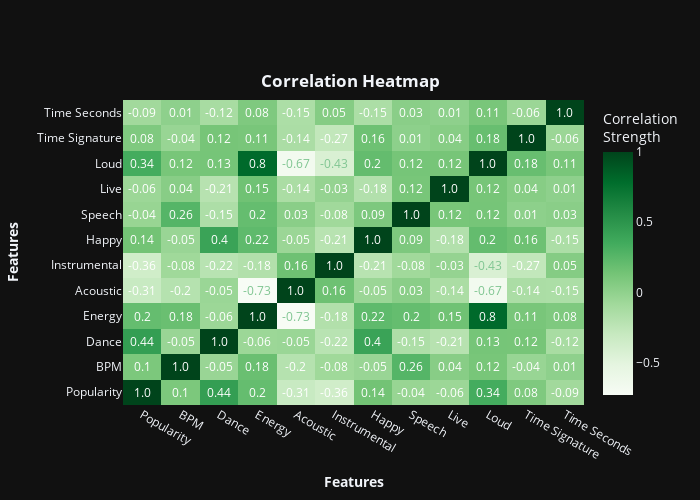

Write notebook code for a chart like this one.
### Markdown cell above
### Correlation Heatmap

### Code cell
import plotly.graph_objects as go

def corr_plot(data):
    # Calculate the correlation matrix
    correlation_matrix = data.corr()

    # Create heatmap using Plotly  
    annotations = []
    for i, row in enumerate(correlation_matrix.values):
        for j, value in enumerate(row):
            font_color = 'white' if value > -0.4 else '#7fc591'  # Set font color based on z value
            annotations.append(dict(x=correlation_matrix.columns[j], y=correlation_matrix.index[i],
                                text=str(round(value, 2)),
                                showarrow=False, font=dict(color=font_color)))

    # Create heatmap using Plotly
    fig = go.Figure(data=go.Heatmap(
                    z=correlation_matrix.values,
                    x=correlation_matrix.columns,
                    y=correlation_matrix.index,
                    colorscale='Greens',  # Choose your preferred colorscale
                    colorbar=dict(title='Correlation<br>Strength<br>')
    ))



    fig.update_layout(
        title=dict(text ='<b>Correlation Heatmap</b>', x=0.5, y=0.85),
        xaxis=dict(title='<b>Features</b>'),
        yaxis=dict(title='<b>Features</b>'),
        annotations=annotations,
        template="plotly_dark",
        height=500,
        width=700,
        hoverlabel=dict(
            bgcolor="#008000")
    )

    return fig

corr_plot(all_songs)

### Figure 1 — Plotly figure (JSON) as saved in the notebook; plotly's stock layout.template omitted (floating-point values rounded to 4 significant figures; data arrays with more than 128 entries replaced by an {"elided": "..."} marker saying what was removed)
{"data": [{"colorbar": {"title": {"text": "Correlation<br>Strength<br>"}}, "colorscale": [[0, "rgb(247,252,245)"], [0.125, "rgb(229,245,224)"], [0.25, "rgb(199,233,192)"], [0.375, "rgb(161,217,155)"], [0.5, "rgb(116,196,118)"], [0.625, "rgb(65,171,93)"], [0.75, "rgb(35,139,69)"], [0.875, "rgb(0,109,44)"], [1, "rgb(0,68,27)"]], "type": "heatmap", "x": ["Popularity", "BPM", "Dance", "Energy", "Acoustic", "Instrumental", "Happy", "Speech", "Live", "Loud", "Time Signature", "Time Seconds"], "y": ["Popularity", "BPM", "Dance", "Energy", "Acoustic", "Instrumental", "Happy", "Speech", "Live", "Loud", "Time Signature", "Time Seconds"], "z": {"elided": "12x12 float values"}}], "layout": {"annotations": [{"font": {"color": "white"}, "showarrow": false, "text": "1.0", "x": "Popularity", "y": "Popularity"}, {"font": {"color": "white"}, "showarrow": false, "text": "0.1", "x": "BPM", "y": "Popularity"}, {"font": {"color": "white"}, "showarrow": false, "text": "0.44", "x": "Dance", "y": "Popularity"}, {"font": {"color": "white"}, "showarrow": false, "text": "0.2", "x": "Energy", "y": "Popularity"}, {"font": {"color": "white"}, "showarrow": false, "text": "-0.31", "x": "Acoustic", "y": "Popularity"}, {"font": {"color": "white"}, "showarrow": false, "text": "-0.36", "x": "Instrumental", "y": "Popularity"}, {"font": {"color": "white"}, "showarrow": false, "text": "0.14", "x": "Happy", "y": "Popularity"}, {"font": {"color": "white"}, "showarrow": false, "text": "-0.04", "x": "Speech", "y": "Popularity"}, {"font": {"color": "white"}, "showarrow": false, "text": "-0.06", "x": "Live", "y": "Popularity"}, {"font": {"color": "white"}, "showarrow": false, "text": "0.34", "x": "Loud", "y": "Popularity"}, {"font": {"color": "white"}, "showarrow": false, "text": "0.08", "x": "Time Signature", "y": "Popularity"}, {"font": {"color": "white"}, "showarrow": false, "text": "-0.09", "x": "Time Seconds", "y": "Popularity"}, {"font": {"color": "white"}, "showarrow": false, "text": "0.1", "x": "Popularity", "y": "BPM"}, {"font": {"color": "white"}, "showarrow": false, "text": "1.0", "x": "BPM", "y": "BPM"}, {"font": {"color": "white"}, "showarrow": false, "text": "-0.05", "x": "Dance", "y": "BPM"}, {"font": {"color": "white"}, "showarrow": false, "text": "0.18", "x": "Energy", "y": "BPM"}, {"font": {"color": "white"}, "showarrow": false, "text": "-0.2", "x": "Acoustic", "y": "BPM"}, {"font": {"color": "white"}, "showarrow": false, "text": "-0.08", "x": "Instrumental", "y": "BPM"}, {"font": {"color": "white"}, "showarrow": false, "text": "-0.05", "x": "Happy", "y": "BPM"}, {"font": {"color": "white"}, "showarrow": false, "text": "0.26", "x": "Speech", "y": "BPM"}, {"font": {"color": "white"}, "showarrow": false, "text": "0.04", "x": "Live", "y": "BPM"}, {"font": {"color": "white"}, "showarrow": false, "text": "0.12", "x": "Loud", "y": "BPM"}, {"font": {"color": "white"}, "showarrow": false, "text": "-0.04", "x": "Time Signature", "y": "BPM"}, {"font": {"color": "white"}, "showarrow": false, "text": "0.01", "x": "Time Seconds", "y": "BPM"}, {"font": {"color": "white"}, "showarrow": false, "text": "0.44", "x": "Popularity", "y": "Dance"}, {"font": {"color": "white"}, "showarrow": false, "text": "-0.05", "x": "BPM", "y": "Dance"}, {"font": {"color": "white"}, "showarrow": false, "text": "1.0", "x": "Dance", "y": "Dance"}, {"font": {"color": "white"}, "showarrow": false, "text": "-0.06", "x": "Energy", "y": "Dance"}, {"font": {"color": "white"}, "showarrow": false, "text": "-0.05", "x": "Acoustic", "y": "Dance"}, {"font": {"color": "white"}, "showarrow": false, "text": "-0.22", "x": "Instrumental", "y": "Dance"}, {"font": {"color": "white"}, "showarrow": false, "text": "0.4", "x": "Happy", "y": "Dance"}, {"font": {"color": "white"}, "showarrow": false, "text": "-0.15", "x": "Speech", "y": "Dance"}, {"font": {"color": "white"}, "showarrow": false, "text": "-0.21", "x": "Live", "y": "Dance"}, {"font": {"color": "white"}, "showarrow": false, "text": "0.13", "x": "Loud", "y": "Dance"}, {"font": {"color": "white"}, "showarrow": false, "text": "0.12", "x": "Time Signature", "y": "Dance"}, {"font": {"color": "white"}, "showarrow": false, "text": "-0.12", "x": "Time Seconds", "y": "Dance"}, {"font": {"color": "white"}, "showarrow": false, "text": "0.2", "x": "Popularity", "y": "Energy"}, {"font": {"color": "white"}, "showarrow": false, "text": "0.18", "x": "BPM", "y": "Energy"}, {"font": {"color": "white"}, "showarrow": false, "text": "-0.06", "x": "Dance", "y": "Energy"}, {"font": {"color": "white"}, "showarrow": false, "text": "1.0", "x": "Energy", "y": "Energy"}, {"font": {"color": "#7fc591"}, "showarrow": false, "text": "-0.73", "x": "Acoustic", "y": "Energy"}, {"font": {"color": "white"}, "showarrow": false, "text": "-0.18", "x": "Instrumental", "y": "Energy"}, {"font": {"color": "white"}, "showarrow": false, "text": "0.22", "x": "Happy", "y": "Energy"}, {"font": {"color": "white"}, "showarrow": false, "text": "0.2", "x": "Speech", "y": "Energy"}, {"font": {"color": "white"}, "showarrow": false, "text": "0.15", "x": "Live", "y": "Energy"}, {"font": {"color": "white"}, "showarrow": false, "text": "0.8", "x": "Loud", "y": "Energy"}, {"font": {"color": "white"}, "showarrow": false, "text": "0.11", "x": "Time Signature", "y": "Energy"}, {"font": {"color": "white"}, "showarrow": false, "text": "0.08", "x": "Time Seconds", "y": "Energy"}, {"font": {"color": "white"}, "showarrow": false, "text": "-0.31", "x": "Popularity", "y": "Acoustic"}, {"font": {"color": "white"}, "showarrow": false, "text": "-0.2", "x": "BPM", "y": "Acoustic"}, {"font": {"color": "white"}, "showarrow": false, "text": "-0.05", "x": "Dance", "y": "Acoustic"}, {"font": {"color": "#7fc591"}, "showarrow": false, "text": "-0.73", "x": "Energy", "y": "Acoustic"}, {"font": {"color": "white"}, "showarrow": false, "text": "1.0", "x": "Acoustic", "y": "Acoustic"}, {"font": {"color": "white"}, "showarrow": false, "text": "0.16", "x": "Instrumental", "y": "Acoustic"}, {"font": {"color": "white"}, "showarrow": false, "text": "-0.05", "x": "Happy", "y": "Acoustic"}, {"font": {"color": "white"}, "showarrow": false, "text": "0.03", "x": "Speech", "y": "Acoustic"}, {"font": {"color": "white"}, "showarrow": false, "text": "-0.14", "x": "Live", "y": "Acoustic"}, {"font": {"color": "#7fc591"}, "showarrow": false, "text": "-0.67", "x": "Loud", "y": "Acoustic"}, {"font": {"color": "white"}, "showarrow": false, "text": "-0.14", "x": "Time Signature", "y": "Acoustic"}, {"font": {"color": "white"}, "showarrow": false, "text": "-0.15", "x": "Time Seconds", "y": "Acoustic"}, {"font": {"color": "white"}, "showarrow": false, "text": "-0.36", "x": "Popularity", "y": "Instrumental"}, {"font": {"color": "white"}, "showarrow": false, "text": "-0.08", "x": "BPM", "y": "Instrumental"}, {"font": {"color": "white"}, "showarrow": false, "text": "-0.22", "x": "Dance", "y": "Instrumental"}, {"font": {"color": "white"}, "showarrow": false, "text": "-0.18", "x": "Energy", "y": "Instrumental"}, {"font": {"color": "white"}, "showarrow": false, "text": "0.16", "x": "Acoustic", "y": "Instrumental"}, {"font": {"color": "white"}, "showarrow": false, "text": "1.0", "x": "Instrumental", "y": "Instrumental"}, {"font": {"color": "white"}, "showarrow": false, "text": "-0.21", "x": "Happy", "y": "Instrumental"}, {"font": {"color": "white"}, "showarrow": false, "text": "-0.08", "x": "Speech", "y": "Instrumental"}, {"font": {"color": "white"}, "showarrow": false, "text": "-0.03", "x": "Live", "y": "Instrumental"}, {"font": {"color": "#7fc591"}, "showarrow": false, "text": "-0.43", "x": "Loud", "y": "Instrumental"}, {"font": {"color": "white"}, "showarrow": false, "text": "-0.27", "x": "Time Signature", "y": "Instrumental"}, {"font": {"color": "white"}, "showarrow": false, "text": "0.05", "x": "Time Seconds", "y": "Instrumental"}, {"font": {"color": "white"}, "showarrow": false, "text": "0.14", "x": "Popularity", "y": "Happy"}, {"font": {"color": "white"}, "showarrow": false, "text": "-0.05", "x": "BPM", "y": "Happy"}, {"font": {"color": "white"}, "showarrow": false, "text": "0.4", "x": "Dance", "y": "Happy"}, {"font": {"color": "white"}, "showarrow": false, "text": "0.22", "x": "Energy", "y": "Happy"}, {"font": {"color": "white"}, "showarrow": false, "text": "-0.05", "x": "Acoustic", "y": "Happy"}, {"font": {"color": "white"}, "showarrow": false, "text": "-0.21", "x": "Instrumental", "y": "Happy"}, {"font": {"color": "white"}, "showarrow": false, "text": "1.0", "x": "Happy", "y": "Happy"}, {"font": {"color": "white"}, "showarrow": false, "text": "0.09", "x": "Speech", "y": "Happy"}, {"font": {"color": "white"}, "showarrow": false, "text": "-0.18", "x": "Live", "y": "Happy"}, {"font": {"color": "white"}, "showarrow": false, "text": "0.2", "x": "Loud", "y": "Happy"}, {"font": {"color": "white"}, "showarrow": false, "text": "0.16", "x": "Time Signature", "y": "Happy"}, {"font": {"color": "white"}, "showarrow": false, "text": "-0.15", "x": "Time Seconds", "y": "Happy"}, {"font": {"color": "white"}, "showarrow": false, "text": "-0.04", "x": "Popularity", "y": "Speech"}, {"font": {"color": "white"}, "showarrow": false, "text": "0.26", "x": "BPM", "y": "Speech"}, {"font": {"color": "white"}, "showarrow": false, "text": "-0.15", "x": "Dance", "y": "Speech"}, {"font": {"color": "white"}, "showarrow": false, "text": "0.2", "x": "Energy", "y": "Speech"}, {"font": {"color": "white"}, "showarrow": false, "text": "0.03", "x": "Acoustic", "y": "Speech"}, {"font": {"color": "white"}, "showarrow": false, "text": "-0.08", "x": "Instrumental", "y": "Speech"}, {"font": {"color": "white"}, "showarrow": false, "text": "0.09", "x": "Happy", "y": "Speech"}, {"font": {"color": "white"}, "showarrow": false, "text": "1.0", "x": "Speech", "y": "Speech"}, {"font": {"color": "white"}, "showarrow": false, "text": "0.12", "x": "Live", "y": "Speech"}, {"font": {"color": "white"}, "showarrow": false, "text": "0.12", "x": "Loud", "y": "Speech"}, {"font": {"color": "white"}, "showarrow": false, "text": "0.01", "x": "Time Signature", "y": "Speech"}, {"font": {"color": "white"}, "showarrow": false, "text": "0.03", "x": "Time Seconds", "y": "Speech"}, {"font": {"color": "white"}, "showarrow": false, "text": "-0.06", "x": "Popularity", "y": "Live"}, {"font": {"color": "white"}, "showarrow": false, "text": "0.04", "x": "BPM", "y": "Live"}, {"font": {"color": "white"}, "showarrow": false, "text": "-0.21", "x": "Dance", "y": "Live"}, {"font": {"color": "white"}, "showarrow": false, "text": "0.15", "x": "Energy", "y": "Live"}, {"font": {"color": "white"}, "showarrow": false, "text": "-0.14", "x": "Acoustic", "y": "Live"}, {"font": {"color": "white"}, "showarrow": false, "text": "-0.03", "x": "Instrumental", "y": "Live"}, {"font": {"color": "white"}, "showarrow": false, "text": "-0.18", "x": "Happy", "y": "Live"}, {"font": {"color": "white"}, "showarrow": false, "text": "0.12", "x": "Speech", "y": "Live"}, {"font": {"color": "white"}, "showarrow": false, "text": "1.0", "x": "Live", "y": "Live"}, {"font": {"color": "white"}, "showarrow": false, "text": "0.12", "x": "Loud", "y": "Live"}, {"font": {"color": "white"}, "showarrow": false, "text": "0.04", "x": "Time Signature", "y": "Live"}, {"font": {"color": "white"}, "showarrow": false, "text": "0.01", "x": "Time Seconds", "y": "Live"}, {"font": {"color": "white"}, "showarrow": false, "text": "0.34", "x": "Popularity", "y": "Loud"}, {"font": {"color": "white"}, "showarrow": false, "text": "0.12", "x": "BPM", "y": "Loud"}, {"font": {"color": "white"}, "showarrow": false, "text": "0.13", "x": "Dance", "y": "Loud"}, {"font": {"color": "white"}, "showarrow": false, "text": "0.8", "x": "Energy", "y": "Loud"}, {"font": {"color": "#7fc591"}, "showarrow": false, "text": "-0.67", "x": "Acoustic", "y": "Loud"}, {"font": {"color": "#7fc591"}, "showarrow": false, "text": "-0.43", "x": "Instrumental", "y": "Loud"}, {"font": {"color": "white"}, "showarrow": false, "text": "0.2", "x": "Happy", "y": "Loud"}, {"font": {"color": "white"}, "showarrow": false, "text": "0.12", "x": "Speech", "y": "Loud"}, {"font": {"color": "white"}, "showarrow": false, "text": "0.12", "x": "Live", "y": "Loud"}, {"font": {"color": "white"}, "showarrow": false, "text": "1.0", "x": "Loud", "y": "Loud"}, {"font": {"color": "white"}, "showarrow": false, "text": "0.18", "x": "Time Signature", "y": "Loud"}, {"font": {"color": "white"}, "showarrow": false, "text": "0.11", "x": "Time Seconds", "y": "Loud"}, {"font": {"color": "white"}, "showarrow": false, "text": "0.08", "x": "Popularity", "y": "Time Signature"}, {"font": {"color": "white"}, "showarrow": false, "text": "-0.04", "x": "BPM", "y": "Time Signature"}, {"font": {"color": "white"}, "showarrow": false, "text": "0.12", "x": "Dance", "y": "Time Signature"}, {"font": {"color": "white"}, "showarrow": false, "text": "0.11", "x": "Energy", "y": "Time Signature"}, {"font": {"color": "white"}, "showarrow": false, "text": "-0.14", "x": "Acoustic", "y": "Time Signature"}, {"font": {"color": "white"}, "showarrow": false, "text": "-0.27", "x": "Instrumental", "y": "Time Signature"}, {"font": {"color": "white"}, "showarrow": false, "text": "0.16", "x": "Happy", "y": "Time Signature"}, {"font": {"color": "white"}, "showarrow": false, "text": "0.01", "x": "Speech", "y": "Time Signature"}, {"font": {"color": "white"}, "showarrow": false, "text": "0.04", "x": "Live", "y": "Time Signature"}, {"font": {"color": "white"}, "showarrow": false, "text": "0.18", "x": "Loud", "y": "Time Signature"}, {"font": {"color": "white"}, "showarrow": false, "text": "1.0", "x": "Time Signature", "y": "Time Signature"}, {"font": {"color": "white"}, "showarrow": false, "text": "-0.06", "x": "Time Seconds", "y": "Time Signature"}, {"font": {"color": "white"}, "showarrow": false, "text": "-0.09", "x": "Popularity", "y": "Time Seconds"}, {"font": {"color": "white"}, "showarrow": false, "text": "0.01", "x": "BPM", "y": "Time Seconds"}, {"font": {"color": "white"}, "showarrow": false, "text": "-0.12", "x": "Dance", "y": "Time Seconds"}, {"font": {"color": "white"}, "showarrow": false, "text": "0.08", "x": "Energy", "y": "Time Seconds"}, {"font": {"color": "white"}, "showarrow": false, "text": "-0.15", "x": "Acoustic", "y": "Time Seconds"}, {"font": {"color": "white"}, "showarrow": false, "text": "0.05", "x": "Instrumental", "y": "Time Seconds"}, {"font": {"color": "white"}, "showarrow": false, "text": "-0.15", "x": "Happy", "y": "Time Seconds"}, {"font": {"color": "white"}, "showarrow": false, "text": "0.03", "x": "Speech", "y": "Time Seconds"}, {"font": {"color": "white"}, "showarrow": false, "text": "0.01", "x": "Live", "y": "Time Seconds"}, {"font": {"color": "white"}, "showarrow": false, "text": "0.11", "x": "Loud", "y": "Time Seconds"}, {"font": {"color": "white"}, "showarrow": false, "text": "-0.06", "x": "Time Signature", "y": "Time Seconds"}, {"font": {"color": "white"}, "showarrow": false, "text": "1.0", "x": "Time Seconds", "y": "Time Seconds"}], "height": 500, "hoverlabel": {"bgcolor": "#008000"}, "title": {"text": "<b>Correlation Heatmap</b>", "x": 0.5, "y": 0.85}, "width": 700, "xaxis": {"title": {"text": "<b>Features</b>"}}, "yaxis": {"title": {"text": "<b>Features</b>"}}}}
